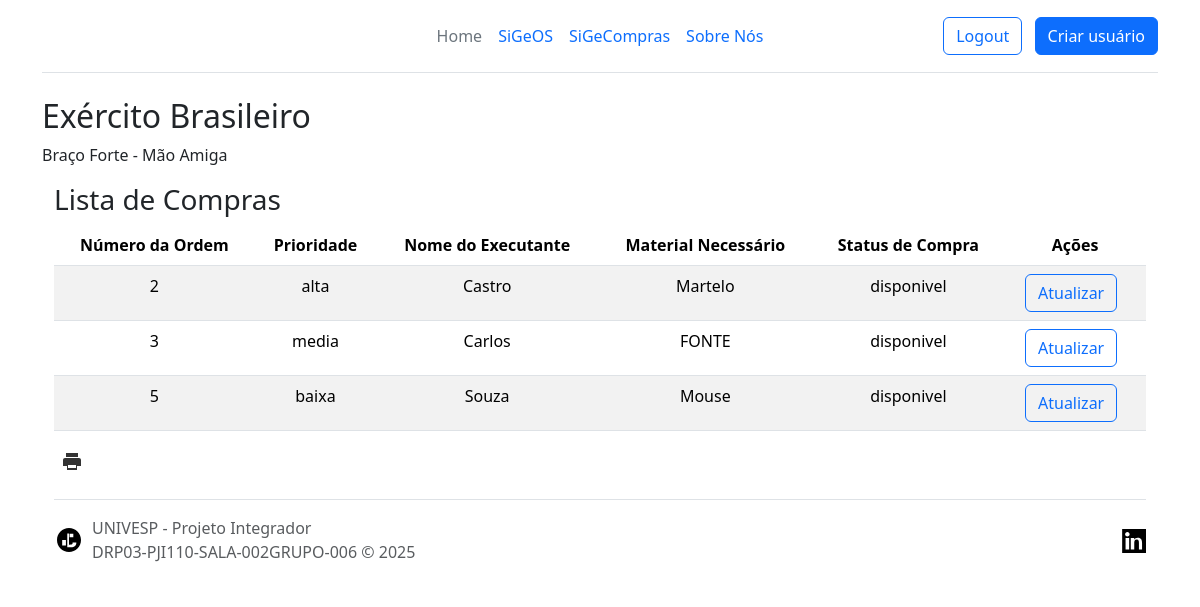
The page /compras/ (signed in) on the database as committed earlier.
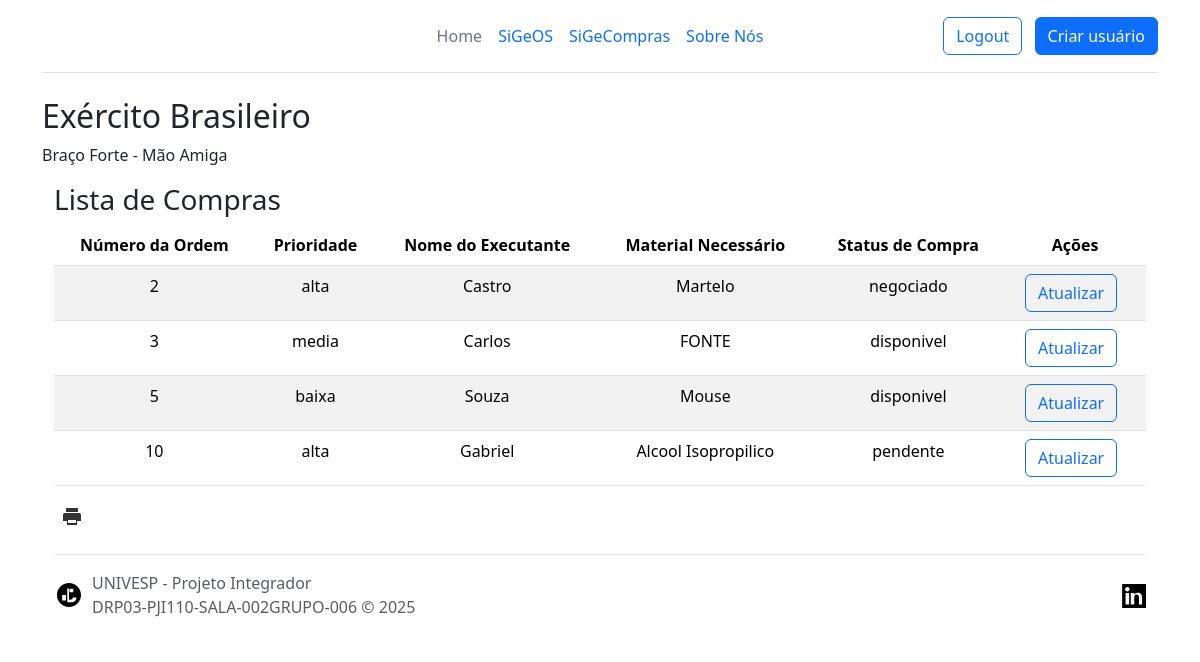
The same page on the database as committed later.
### ordens/models.py (models this page shows)
class OrdemDeServico(models.Model):
    TIPO_SERVICO_CHOICES = [
        ('notebook', 'Manutenção de Notebook'),
        ('computador', 'Manutenção de Microcomputador'),
        ('acesso', 'Controle de Acesso'),
    ]
    nome_guerra = models.CharField(max_length=100)
    posto = models.CharField(max_length=50)
    graduacao = models.CharField(max_length=50)
    telefone_contato = models.CharField(max_length=15)
    esquadrilha = models.CharField(max_length=100)
    funcao = models.CharField(max_length=100)
    tipo_servico = models.CharField(max_length=50, choices=TIPO_SERVICO_CHOICES)
    descricao_problema = models.TextField()
    data_criacao = models.DateTimeField(auto_now_add=True)
    status = models.CharField(max_length=20, default='Aberta', editable=False)
    nome_executante = models.CharField(max_length=100, null=True, blank=True)
    prioridade_execucao = models.CharField(max_length=20, choices=[('alta', 'Alta'), ('media', 'Média'), ('baixa', 'Baixa')], null=True, blank=True)
    possui_material = models.BooleanField(default=False)
    material_necessario = models.TextField(null=True, blank=True)
    data_execucao = models.DateTimeField(null=True, blank=True)
    material_utilizado = models.TextField(null=True, blank=True, verbose_name="Material Utilizado")
    ferramenta_utilizada = models.TextField(null=True, blank=True, verbose_name="Ferramenta Utilizada")
    descricao_detalhada = models.TextField(null=True, blank=True, verbose_name="Descrição Detalhada")
    numero_configuracao = models.CharField(max_length=100, null=True, blank=True, verbose_name="Número de Configuração")
    modificacao_sistema = models.TextField(null=True, blank=True, verbose_name="Modificação no Sistema (se aplicável)")
    fornecedor = models.CharField(max_length=100, null=True, blank=True)
    valor_compra = models.DecimalField(max_digits=10, decimal_places=2, null=True, blank=True)
    status_compra = models.CharField(
        max_length=20,
        choices=[
            ('pendente', 'Pendente'),
            ('negociado', 'Negociado'),
            ('entregue', 'Entregue'),
            ('disponivel', 'Disponível'),
            ('deferido', 'Deferido')
        ],
        default='pendente'
    )

### ordens/views.py (the view)
# urls.py: path('compras/', listar_compras, name='listar_compras'),
@verifica_grupo(['Administrador', 'Compras'], login_url='/erro_permissao/')
def listar_compras(request):
    compras = OrdemDeServico.objects.filter(possui_material=False, material_necessario__isnull=False).exclude(material_necessario='')
    return render(request, 'listar_compras.html', {'compras': compras})

### ordens/views.py (called while the page is built)
def verifica_grupo(lista_grupos, login_url='/erro_permissao/'):
    def decorator(view_func):
        @wraps(view_func)
        def _wrapped_view(request, *args, **kwargs):
            if request.user.is_authenticated and request.user.groups.filter(name__in=lista_grupos).exists():
                return view_func(request, *args, **kwargs)
            else:
                return redirect(login_url)  # Redireciona para a página de erro de permissão
        return _wrapped_view
    return decorator

### ordens/templates/listar_compras.html (shortened to what the changed rows need)
<!DOCTYPE html>
<html lang="pt-BR" data-bs-theme="auto">
<head>
    <link href="https://cdn.jsdelivr.net/npm/bootstrap@5.3.6/dist/css/bootstrap.min.css" rel="stylesheet">
</head>
<body>
    <div class="container">
        <h2>Exército Brasileiro</h2>
    </div>
    <div class="container">
        <div class="container">
            <table class="table table-striped text-center">
                <thead>
                    <tr>
                        <th>Número da Ordem</th>
                        <th>Prioridade</th>
                        <th>Nome do Executante</th>
                        <th>Material Necessário</th>
                        <th>Status de Compra</th>
                        <th>Ações</th>
                    </tr>
                </thead>
                <tbody>
                    {% for compra in compras %}
                    <tr>
                        <td>{{ compra.id }}</td>
                        <td>{{ compra.prioridade_execucao }}</td>
                        <td>{{ compra.nome_executante }}</td>
                        <td>{{ compra.material_necessario }}</td>
                        <td>{{ compra.status_compra }}</td>
                        <td>
                            <a href="{% url 'atualizar_compra' compra.id %}" class="btn btn-outline-primary me-2">Atualizar</a>
                        </td>
                    </tr>
                    {% endfor %}
                </tbody>
            </table>
        </div>
</body>
</html>

Rows that differ between the two databases and show on the page:
changed OrdemDeServico "Castro": status_compra "disponivel" → "negociado"
added OrdemDeServico: id "10", prioridade_execucao "alta", nome_executante "Gabriel", material_necessario "Alcool Isopropilico", status_compra "pendente"
